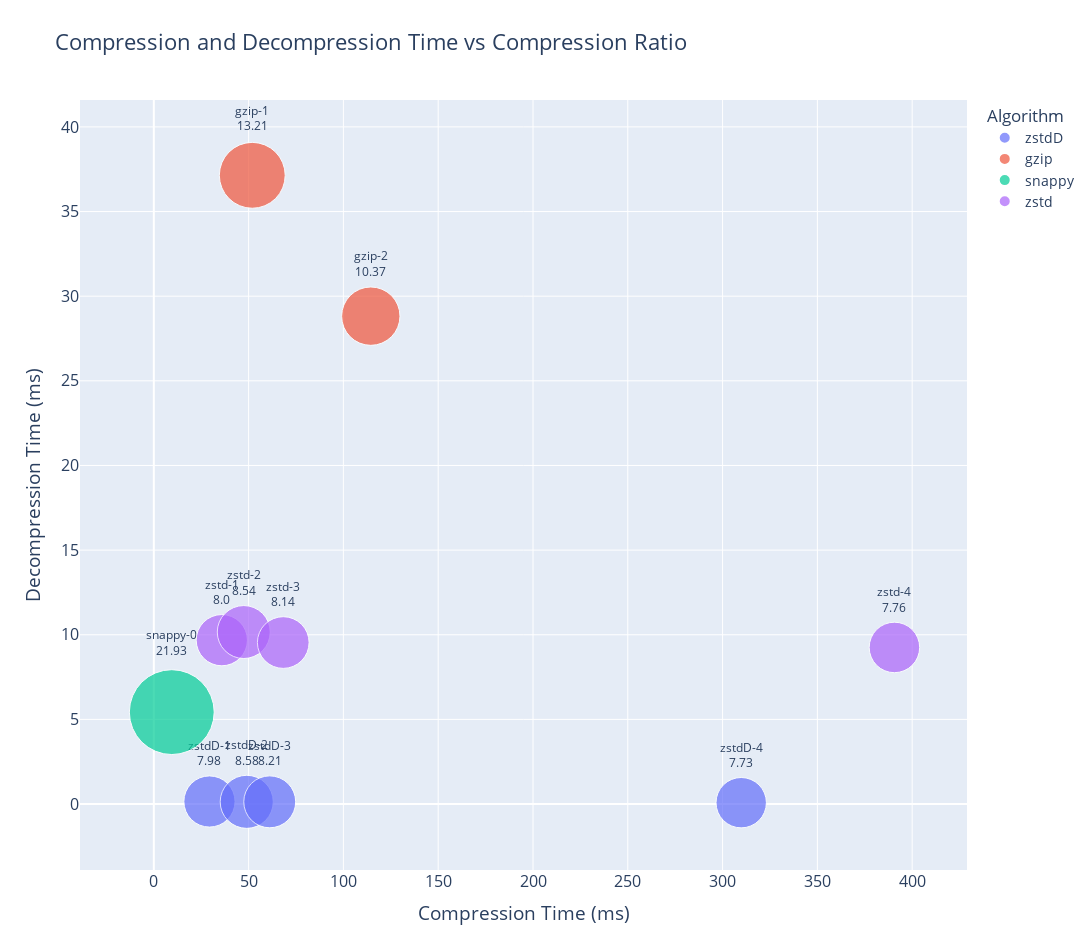

Notebook code cell kept with this figure:
### Code cell
# 将数值列转换为浮点型
df['CompressionTime(ms)'] = df['CompressionTime(ms)'].astype(float)
df['DecompressionTime(ms)'] = df['DecompressionTime(ms)'].astype(float)
df['CompressionRatio(%)'] = df['CompressionRatio(%)'].astype(float)

# 创建一个新的列，将 Algorithm 和 Level 合并，作为标签
df['Algorithm_Level'] = df['Algorithm'] + '-' + df['Level'].astype(str)
df['BubbleLabel'] = (
    df['Algorithm_Level'] + '<br>' + df['CompressionRatio(%)'].round(2).astype(str)
)
# 使用 Plotly 绘制交互式气泡图，添加文本标签
fig = px.scatter(
    df,
    x='CompressionTime(ms)',
    y='DecompressionTime(ms)',
    size='CompressionRatio(%)',
    color='Algorithm',
    text='BubbleLabel',  # 在气泡上显示算法和级别
    hover_name='Algorithm_Level',
    hover_data={
        'CompressionTime(ms)': ':.2f',
        'DecompressionTime(ms)': ':.2f',
        'CompressionRatio(%)': ':.2f',
        'Level': True,
        'Algorithm': False,  # 不重复显示 Algorithm，因为 hover_name 已经包含
    },
    size_max=60,
    title='Compression and Decompression Time vs Compression Ratio',
    labels={
        'CompressionTime(ms)': 'Compression Time (ms)',
        'DecompressionTime(ms)': 'Decompression Time (ms)',
        'CompressionRatio(%)': 'Compression Ratio (%)',
        'Algorithm_Level': 'Algorithm and Level',
    }
)

# 更新布局和文本标签位置
fig.update_traces(
    textposition='top center',  # 调整标签位置
    textfont_size=12,           # 调整标签字体大小
)

fig.update_layout(
    xaxis_title='Compression Time (ms)',
    yaxis_title='Decompression Time (ms)',
    legend_title='Algorithm',
    hovermode='closest',
    autosize=False,
    width=1800,  # 根据需要调整宽度
    height=950,  # 根据需要调整高度
    font=dict(
        size=16,  # 设置全局字体大小
    ),
    legend=dict(
        font=dict(
            size=14  # 设置图例字体大小
        )
    ),
)

# 显示图表，启用全屏按钮
fig.show(config={'displayModeBar': True})
# fig.show()

### Figure 1 — Plotly figure (JSON) as saved in the notebook; plotly's stock layout.template omitted (floating-point values rounded to 4 significant figures)
{"data": [{"customdata": [[7.98, 1, "zstdD"], [8.58, 2, "zstdD"], [8.21, 3, "zstdD"], [7.73, 4, "zstdD"]], "hovertemplate": "<b>%{hovertext}</b><br><br>Compression Time (ms)=%{x:.2f}<br>Decompression Time (ms)=%{y:.2f}<br>Compression Ratio (%)=%{customdata[0]:.2f}<br>BubbleLabel=%{text}<br>Level=%{customdata[1]}<extra></extra>", "hovertext": ["zstdD-1", "zstdD-2", "zstdD-3", "zstdD-4"], "legendgroup": "zstdD", "marker": {"color": "#636efa", "size": [7.98, 8.58, 8.21, 7.73], "sizemode": "area", "sizeref": 0.006092, "symbol": "circle"}, "mode": "markers+text", "name": "zstdD", "orientation": "v", "showlegend": true, "text": ["zstdD-1<br>7.98", "zstdD-2<br>8.58", "zstdD-3<br>8.21", "zstdD-4<br>7.73"], "textfont": {"size": 12}, "textposition": "top center", "type": "scatter", "x": [29.35, 49.01, 61.14, 309.8], "xaxis": "x", "y": [0.15, 0.13, 0.13, 0.08], "yaxis": "y"}, {"customdata": [[13.21, 1, "gzip"], [10.37, 2, "gzip"]], "hovertemplate": "<b>%{hovertext}</b><br><br>Compression Time (ms)=%{x:.2f}<br>Decompression Time (ms)=%{y:.2f}<br>Compression Ratio (%)=%{customdata[0]:.2f}<br>BubbleLabel=%{text}<br>Level=%{customdata[1]}<extra></extra>", "hovertext": ["gzip-1", "gzip-2"], "legendgroup": "gzip", "marker": {"color": "#EF553B", "size": [13.21, 10.37], "sizemode": "area", "sizeref": 0.006092, "symbol": "circle"}, "mode": "markers+text", "name": "gzip", "orientation": "v", "showlegend": true, "text": ["gzip-1<br>13.21", "gzip-2<br>10.37"], "textfont": {"size": 12}, "textposition": "top center", "type": "scatter", "x": [51.93, 114.5], "xaxis": "x", "y": [37.14, 28.82], "yaxis": "y"}, {"customdata": [[21.93, 0, "snappy"]], "hovertemplate": "<b>%{hovertext}</b><br><br>Compression Time (ms)=%{x:.2f}<br>Decompression Time (ms)=%{y:.2f}<br>Compression Ratio (%)=%{customdata[0]:.2f}<br>BubbleLabel=%{text}<br>Level=%{customdata[1]}<extra></extra>", "hovertext": ["snappy-0"], "legendgroup": "snappy", "marker": {"color": "#00cc96", "size": [21.93], "sizemode": "area", "sizeref": 0.006092, "symbol": "circle"}, "mode": "markers+text", "name": "snappy", "orientation": "v", "showlegend": true, "text": ["snappy-0<br>21.93"], "textfont": {"size": 12}, "textposition": "top center", "type": "scatter", "x": [9.48], "xaxis": "x", "y": [5.43], "yaxis": "y"}, {"customdata": [[8, 1, "zstd"], [8.54, 2, "zstd"], [8.14, 3, "zstd"], [7.76, 4, "zstd"]], "hovertemplate": "<b>%{hovertext}</b><br><br>Compression Time (ms)=%{x:.2f}<br>Decompression Time (ms)=%{y:.2f}<br>Compression Ratio (%)=%{customdata[0]:.2f}<br>BubbleLabel=%{text}<br>Level=%{customdata[1]}<extra></extra>", "hovertext": ["zstd-1", "zstd-2", "zstd-3", "zstd-4"], "legendgroup": "zstd", "marker": {"color": "#ab63fa", "size": [8, 8.54, 8.14, 7.76], "sizemode": "area", "sizeref": 0.006092, "symbol": "circle"}, "mode": "markers+text", "name": "zstd", "orientation": "v", "showlegend": true, "text": ["zstd-1<br>8.0", "zstd-2<br>8.54", "zstd-3<br>8.14", "zstd-4<br>7.76"], "textfont": {"size": 12}, "textposition": "top center", "type": "scatter", "x": [35.87, 47.45, 68.28, 390.6], "xaxis": "x", "y": [9.68, 10.16, 9.54, 9.25], "yaxis": "y"}], "layout": {"autosize": false, "font": {"size": 16}, "height": 950, "hovermode": "closest", "legend": {"font": {"size": 14}, "itemsizing": "constant", "title": {"text": "Algorithm"}, "tracegroupgap": 0}, "title": {"text": "Compression and Decompression Time vs Compression Ratio"}, "width": 1800, "xaxis": {"anchor": "y", "autorange": true, "domain": [0, 1], "range": [-26.31, 421.0], "title": {"text": "Compression Time (ms)"}, "type": "linear"}, "yaxis": {"anchor": "x", "autorange": true, "domain": [0, 1], "range": [-3.897, 41.59], "title": {"text": "Decompression Time (ms)"}, "type": "linear"}}}
